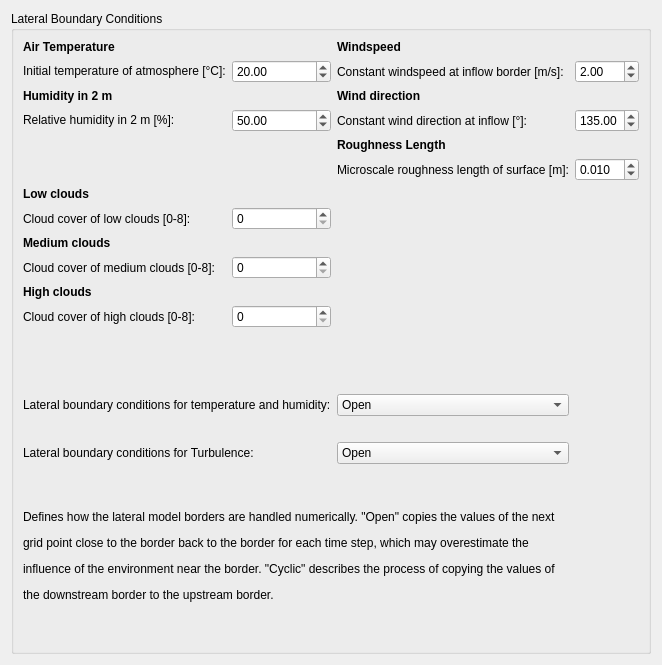
                 <widget class="QWidget" name="page_open">
                  <layout class="QGridLayout" name="gridLayout_18">
                   <item row="0" column="0">
                    <widget class="QGroupBox" name="gb_openBC">
                     <property name="title">
                      <string>Lateral Boundary Conditions</string>
                     </property>
                     <layout class="QGridLayout" name="gridLayout_23">
                      <item row="0" column="0">
                       <widget class="QLabel" name="label_66">
                        <property name="text">
                         <string>&lt;html&gt;&lt;head/&gt;&lt;body&gt;&lt;p&gt;&lt;span style=&quot; font-weight:600;&quot;&gt;Air Temperature&lt;/span&gt;&lt;/p&gt;&lt;/body&gt;&lt;/html&gt;</string>
                        </property>
                       </widget>
                      </item>
                      <item row="19" column="0" colspan="2">
                       <spacer name="horizontalSpacer_16">
                        <property name="orientation">
                         <enum>Qt::Horizontal</enum>
                        </property>
                        <property name="sizeHint" stdset="0">
                         <size>
                          <width>40</width>
                          <height>20</height>
                         </size>
                        </property>
                       </spacer>
                      </item>
                      <item row="7" column="0">
                       <widget class="QLabel" name="label_73">
                        <property name="text">
                         <string>Cloud cover of low clouds [0-8]:</string>
                        </property>
                       </widget>
                      </item>
                      <item row="3" column="0">
                       <widget class="QLabel" name="label_69">
                        <property name="text">
                         <string>&lt;html&gt;&lt;head/&gt;&lt;body&gt;&lt;p&gt;Relative humidity in 2 m [%]:&lt;/p&gt;&lt;/body&gt;&lt;/html&gt;</string>
                        </property>
                       </widget>
                      </item>
                      <item row="9" column="1">
                       <widget class="QSpinBox" name="sb_otherMediumclouds">
                        <property name="locale">
                         <locale language="English" country="UnitedStates"/>
                        </property>
                        <property name="maximum">
                         <number>8</number>
                        </property>
                       </widget>
                      </item>
                      <item row="1" column="2">
                       <widget class="QLabel" name="label_85">
                        <property name="text">
                         <string>Constant windspeed at inflow border [m/s]:</string>
                        </property>
                       </widget>
                      </item>
                      <item row="9" column="0">
                       <widget class="QLabel" name="label_75">
                        <property name="text">
                         <string>Cloud cover of medium clouds [0-8]:</string>
                        </property>
                       </widget>
                      </item>
                      <item row="4" column="2">
                       <widget class="QLabel" name="label_82">
                        <property name="text">
                         <string>&lt;html&gt;&lt;head/&gt;&lt;body&gt;&lt;p&gt;&lt;span style=&quot; font-weight:600;&quot;&gt;Roughness Length&lt;/span&gt;&lt;/p&gt;&lt;/body&gt;&lt;/html&gt;</string>
                        </property>
                       </widget>
                      </item>
                      <item row="7" column="1">
                       <widget class="QSpinBox" name="sb_otherLowclouds">
                        <property name="locale">
                         <locale language="English" country="UnitedStates"/>
                        </property>
                        <property name="maximum">
                         <number>8</number>
                        </property>
                       </widget>
                      </item>
                      <item row="17" column="0" colspan="2">
                       <spacer name="horizontalSpacer_7">
                        <property name="orientation">
                         <enum>Qt::Horizontal</enum>
                        </property>
                        <property name="sizeHint" stdset="0">
                         <size>
                          <width>40</width>
                          <height>20</height>
                         </size>
                        </property>
                       </spacer>
                      </item>
                      <item row="2" column="2">
                       <widget class="QLabel" name="label_80">
                        <property name="text">
                         <string>&lt;html&gt;&lt;head/&gt;&lt;body&gt;&lt;p&gt;&lt;span style=&quot; font-weight:600;&quot;&gt;Wind direction&lt;/span&gt;&lt;/p&gt;&lt;/body&gt;&lt;/html&gt;</string>
                        </property>
                       </widget>
                      </item>
                      <item row="20" column="0" colspan="2">
                       <spacer name="horizontalSpacer_8">
                        <property name="orientation">
                         <enum>Qt::Horizontal</enum>
                        </property>
                        <property name="sizeHint" stdset="0">
                         <size>
                          <width>40</width>
                          <height>20</height>
                         </size>
                        </property>
                       </spacer>
                      </item>
                      <item row="5" column="3">
                       <widget class="QDoubleSpinBox" name="sb_otherRlength">
                        <property name="locale">
                         <locale language="English" country="UnitedStates"/>
                        </property>
                        <property name="decimals">
                         <number>3</number>
                        </property>
                        <property name="maximum">
                         <double>1.000000000000000</double>
                        </property>
                        <property name="singleStep">
                         <double>0.001000000000000</double>
                        </property>
                        <property name="value">
                         <double>0.010000000000000</double>
                        </property>
                       </widget>
                      </item>
                      <item row="1" column="3">
                       <widget class="QDoubleSpinBox" name="sb_otherWS">
                        <property name="locale">
                         <locale language="English" country="UnitedStates"/>
                        </property>
                        <property name="maximum">
                         <double>20.000000000000000</double>
                        </property>
                        <property name="value">
                         <double>2.000000000000000</double>
                        </property>
                       </widget>
                      </item>
                      <item row="18" column="0" colspan="2">
                       <widget class="QLabel" name="label_79">
                        <property name="text">
                         <string>Lateral boundary conditions for Turbulence:</string>
                        </property>
                       </widget>
                      </item>
                      <item row="5" column="2">
                       <widget class="QLabel" name="label_83">
                        <property name="text">
                         <string>Microscale roughness length of surface [m]:</string>
                        </property>
                       </widget>
                      </item>
                      <item row="11" column="1">
                       <widget class="QSpinBox" name="sb_otherHighclouds">
                        <property name="locale">
                         <locale language="English" country="UnitedStates"/>
                        </property>
                        <property name="maximum">
                         <number>8</number>
                        </property>
                       </widget>
                      </item>
                      <item row="2" column="0">
                       <widget class="QLabel" name="label_68">
                        <property name="text">
                         <string>&lt;html&gt;&lt;head/&gt;&lt;body&gt;&lt;p&gt;&lt;span style=&quot; font-weight:600;&quot;&gt;Humidity in 2 m&lt;/span&gt;&lt;/p&gt;&lt;/body&gt;&lt;/html&gt;</string>
                        </property>
                       </widget>
                      </item>
                      <item row="3" column="3">
                       <widget class="QDoubleSpinBox" name="sb_otherWdir">
                        <property name="locale">
                         <locale language="English" country="UnitedStates"/>
                        </property>
                        <property name="maximum">
                         <double>360.000000000000000</double>
                        </property>
                        <property name="value">
                         <double>135.000000000000000</double>
                        </property>
                       </widget>
                      </item>
                      <item row="1" column="0">
                       <widget class="QLabel" name="label_67">
                        <property name="text">
                         <string>&lt;html&gt;&lt;head/&gt;&lt;body&gt;&lt;p&gt;Initial temperature of atmosphere [°C]:&lt;/p&gt;&lt;/body&gt;&lt;/html&gt;</string>
                        </property>
                       </widget>
                      </item>
                      <item row="13" column="0" colspan="2">
                       <spacer name="horizontalSpacer_14">
                        <property name="orientation">
                         <enum>Qt::Horizontal</enum>
                        </property>
                        <property name="sizeHint" stdset="0">
                         <size>
                          <width>40</width>
                          <height>20</height>
                         </size>
                        </property>
                       </spacer>
                      </item>
                      <item row="3" column="2">
                       <widget class="QLabel" name="label_81">
                        <property name="text">
                         <string>Constant wind direction at inflow [°]:</string>
                        </property>
                       </widget>
                      </item>
                      <item row="11" column="0">
                       <widget class="QLabel" name="label_77">
                        <property name="text">
                         <string>Cloud cover of high clouds [0-8]:</string>
                        </property>
                       </widget>
                      </item>
                      <item row="0" column="2">
                       <widget class="QLabel" name="label_84">
                        <property name="text">
                         <string>&lt;html&gt;&lt;head/&gt;&lt;body&gt;&lt;p&gt;&lt;span style=&quot; font-weight:600;&quot;&gt;Windspeed&lt;/span&gt;&lt;/p&gt;&lt;/body&gt;&lt;/html&gt;</string>
                        </property>
                       </widget>
                      </item>
                      <item row="12" column="0" colspan="2">
                       <spacer name="horizontalSpacer_15">
                        <property name="orientation">
                         <enum>Qt::Horizontal</enum>
                        </property>
                        <property name="sizeHint" stdset="0">
                         <size>
                          <width>40</width>
                          <height>20</height>
                         </size>
                        </property>
                       </spacer>
                      </item>
                      <item row="18" column="2">
                       <widget class="QComboBox" name="cb_otherBCturb">
                        <item>
                         <property name="text">
                          <string>Open</string>
                         </property>
                        </item>
                        <item>
                         <property name="text">
                          <string>Cyclic</string>
                         </property>
                        </item>
                       </widget>
                      </item>
                      <item row="16" column="2">
                       <widget class="QComboBox" name="cb_otherBChumT">
                        <item>
                         <property name="text">
                          <string>Open</string>
                         </property>
                        </item>
                        <item>
                         <property name="text">
                          <string>Cyclic</string>
                         </property>
                        </item>
                       </widget>
                      </item>
                      <item row="6" column="0">
                       <widget class="QLabel" name="label_72">
                        <property name="text">
                         <string>&lt;html&gt;&lt;head/&gt;&lt;body&gt;&lt;p&gt;&lt;span style=&quot; font-weight:600;&quot;&gt;Low clouds&lt;/span&gt;&lt;/p&gt;&lt;/body&gt;&lt;/html&gt;</string>
                        </property>
                       </widget>
                      </item>
                      <item row="16" column="0" colspan="2">
                       <widget class="QLabel" name="label_78">
                        <property name="text">
                         <string>&lt;html&gt;&lt;head/&gt;&lt;body&gt;&lt;p&gt;Lateral boundary conditions for temperature and humidity:&lt;/p&gt;&lt;/body&gt;&lt;/html&gt;</string>
                        </property>
                       </widget>
                      </item>
                      <item row="14" column="0" colspan="2">
                       <spacer name="horizontalSpacer_13">
                        <property name="orientation">
                         <enum>Qt::Horizontal</enum>
                        </property>
                        <property name="sizeHint" stdset="0">
                         <size>
                          <width>40</width>
                          <height>20</height>
                         </size>
                        </property>
                       </spacer>
                      </item>
                      <item row="10" column="0">
                       <widget class="QLabel" name="label_76">
                        <property name="text">
                         <string>&lt;html&gt;&lt;head/&gt;&lt;body&gt;&lt;p&gt;&lt;span style=&quot; font-weight:600;&quot;&gt;High clouds&lt;/span&gt;&lt;/p&gt;&lt;/body&gt;&lt;/html&gt;</string>
                        </property>
                       </widget>
                      </item>
                      <item row="1" column="1">
                       <widget class="QDoubleSpinBox" name="sb_otherAirT">
                        <property name="locale">
                         <locale language="English" country="UnitedStates"/>
                        </property>
                        <property name="minimum">
                         <double>-10.000000000000000</double>
                        </property>
                        <property name="maximum">
                         <double>50.000000000000000</double>
                        </property>
                        <property name="value">
                         <double>20.000000000000000</double>
                        </property>
                       </widget>
                      </item>
                      <item row="8" column="0">
                       <widget class="QLabel" name="label_74">
                        <property name="text">
                         <string>&lt;html&gt;&lt;head/&gt;&lt;body&gt;&lt;p&gt;&lt;span style=&quot; font-weight:600;&quot;&gt;Medium clouds&lt;/span&gt;&lt;/p&gt;&lt;/body&gt;&lt;/html&gt;</string>
                        </property>
                       </widget>
                      </item>
                      <item row="3" column="1">
                       <widget class="QDoubleSpinBox" name="sb_otherHum">
                        <property name="locale">
                         <locale language="English" country="UnitedStates"/>
                        </property>
                        <property name="maximum">
                         <double>100.000000000000000</double>
                        </property>
                        <property name="value">
                         <double>50.000000000000000</double>
                        </property>
                       </widget>
                      </item>
                      <item row="21" column="0" colspan="3">
                       <widget class="QLabel" name="label_86">
                        <property name="text">
                         <string>&lt;html&gt;&lt;head/&gt;&lt;body&gt;&lt;p&gt;Defines how the lateral model borders are handled numerically. &amp;quot;Open&amp;quot; copies the values of the next&lt;/p&gt;&lt;p&gt;grid point close to the border back to the border for each time step, which may overestimate the&lt;/p&gt;&lt;p&gt;influence of the environment near the border. &amp;quot;Cyclic&amp;quot; describes the process of copying the values of&lt;/p&gt;&lt;p&gt;the downstream border to the upstream border.&lt;/p&gt;&lt;/body&gt;&lt;/html&gt;</string>
                        </property>
                       </widget>
                      </item>
                      <item row="22" column="0">
                       <spacer name="verticalSpacer_15">
                        <property name="orientation">
                         <enum>Qt::Vertical</enum>
                        </property>
                        <property name="sizeHint" stdset="0">
                         <size>
                          <width>20</width>
                          <height>40</height>
                         </size>
                        </property>
                       </spacer>
                      </item>
                     </layout>
                    </widget>
                   </item>
                  </layout>
                 </widget>
